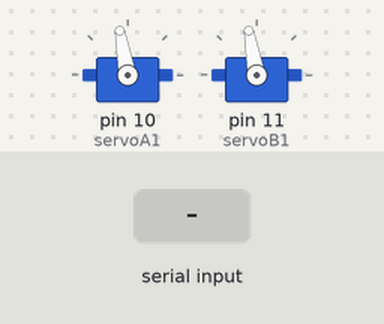
The sketch below on a simulated Arduino Uno, built with avr-gcc and run on an emulated ATmega328P. Parts: 2 × servo. The test bench sets the inputs (shaded band).

Above: at 1.2 s.
1.3 s: "r" received over Serial
At 2.0 s:
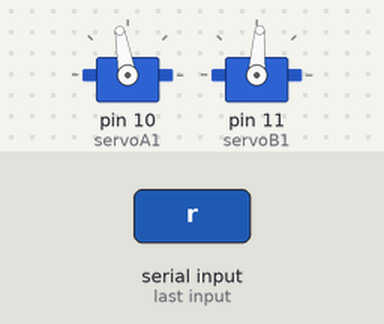
4.3 s: "u" received over Serial
At 5.3 s:
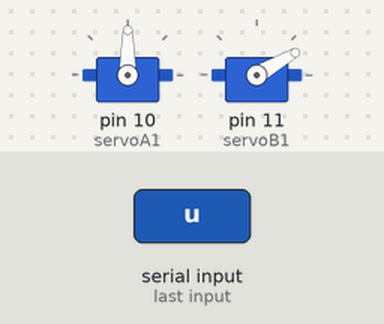
7.3 s: "l" received over Serial
10.3 s: "x" received over Serial
At 12.6 s:
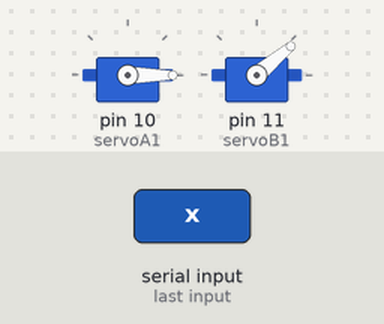
13.3 s: "r" received over Serial
At 14.47 s:
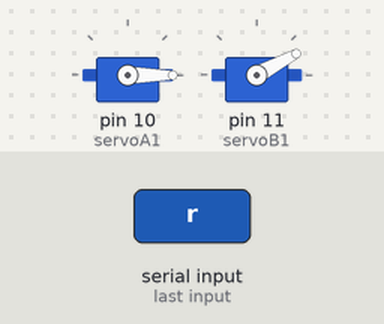
Timing chart, 0 to 17.3 s (numbered marks = the images above; inputs shaded):
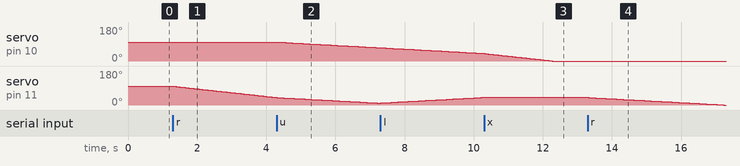

Measured:
- after the input at 1.3 s, servo on pin 11 (servoB1): moves from 100° to 40° over 3.0 s, starting at once
- after the input at 4.3 s, servo on pin 10 (servoA1): moves from 100° to 70° over 2.9 s, starting after 0.06 s
- after the input at 10.3 s, servo on pin 11 (servoB1): stays 40° (without the input it goes to 41° after 0.02 s)
- after the input at 13.3 s, servo on pin 11 (servoB1): moves from 40° to 0° over 3.9 s, starting at once

The sketch:

traking.ino
```cpp
#include<Servo.h>
Servo servoA1;
Servo servoB1;

int q=100;
int p=100;
int Z=0 ;
bool u=false ;
bool d=false ;
bool s1=false ;
bool l=false ;
bool r=false ;
bool s2=false ;

int down(int q){
   q--;
   servoA1.write(q);
   delay(50);
   return q;
  }

int up(int q){
   q++;
   servoA1.write(q);
   delay(50);
   return q;
  }

int Stop1(int q){
   servoA1.write(q);
   return q;
  }

int right(int p){
   p--;
   servoB1.write(p);
   delay(50);
   return p;
  }

int left(int p){
   p++;
   servoB1.write(p);
   delay(50);
   return p;
  }

int Stop2(int p){
   servoB1.write(p);
   return p;
  }


void setup() {
  Serial.begin(9600);
  servoA1.attach(10);
  servoB1.attach(11);

  servoA1.write(100);
  servoB1.write(100);

}

void loop() {
if(Serial.available()>0){

//  for(int i=0 ; i<50 ;i++ ){
  char Y = Serial.read();

    switch(Y){

      case 'r' :
        l = false ;
        r = true ;
        s2 = false ;
        break;

      case 'l' :
        l = true ;
        r = false ;
        s2 = false ;
        break;

     case 'x' :
        l = false ;
        r = false ;
        s2 = true ;
        break;


      case 'u' :
        u = true ;
        d = false ;
        s1 = false ;
        break;

      case 'd' :
        u = false ;
        d = true ;
        s1 = false ;
        break;

      case 's' :
        u = false ;
        d = false ;
        s1 = true ;
        break;

    }
}


  if (l == true ){
        p = left(p);
        }

      else if (r == true){
        p = right(p);
        }

      else if (s2 == true){
        p = Stop2(p);
        }


      if (u == true ){
        q = down(q);

        }

      else if (d == true){
        q = up(q);

        }

      else if(s1 == true){
        q = Stop1(q);

        }
}
```
